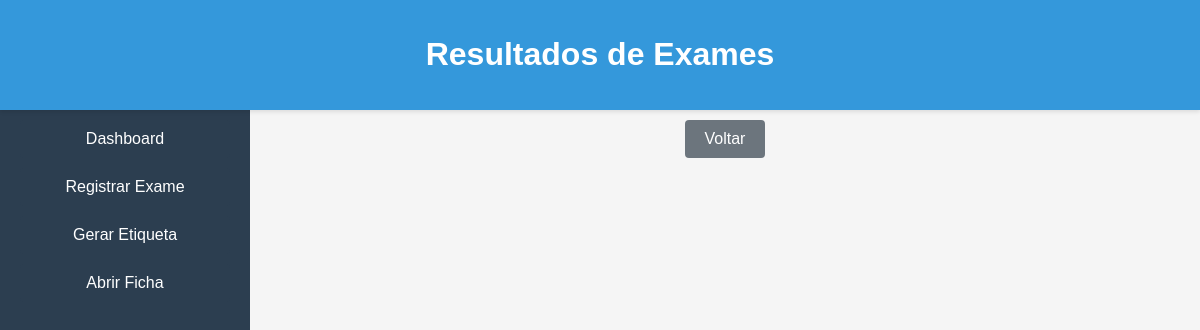
The page /results on the database as committed earlier.
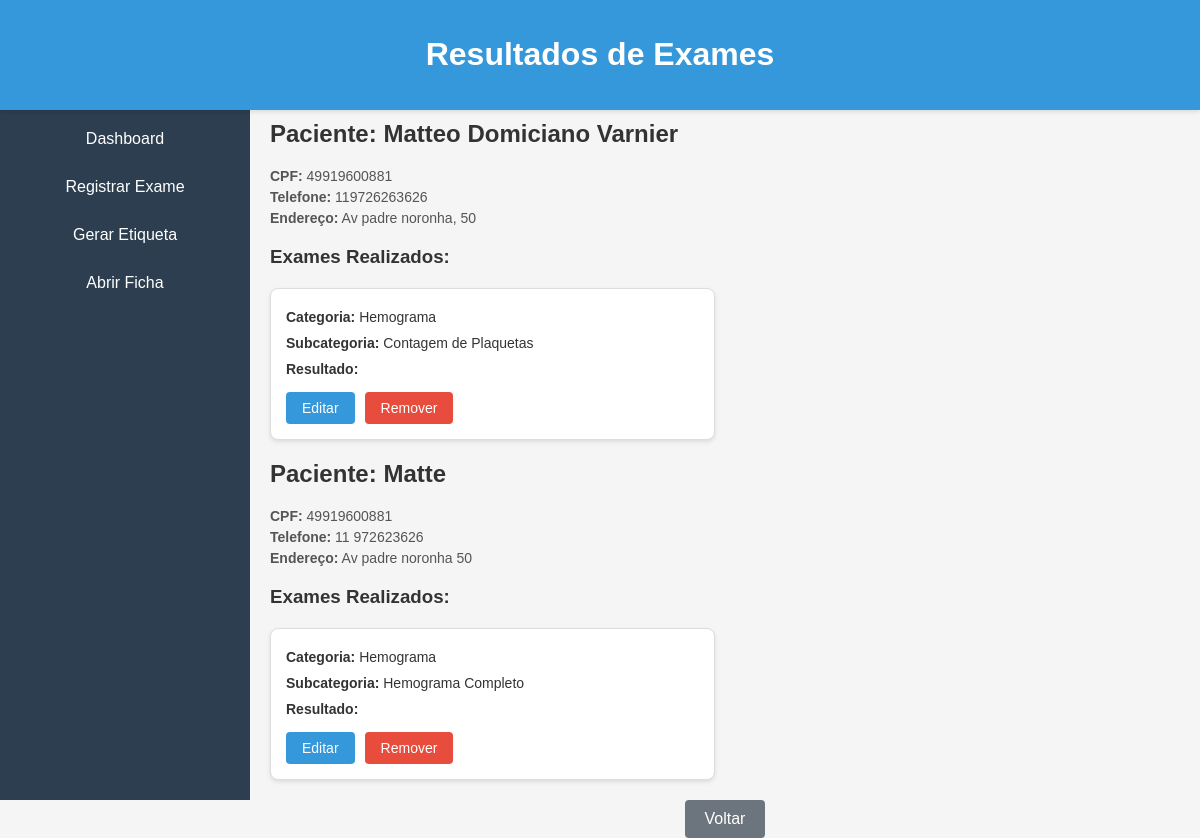
The same page on the database as committed later.
### app/models.py (models this page shows, shortened)
class Exam(db.Model):
    id = db.Column(db.Integer, primary_key=True)
    patient_name= db.Column(db.Integer, db.ForeignKey('user.id'), nullable=False)  # Relação com User
    category = db.Column(db.String(100), nullable=False)
    subcategory = db.Column(db.String(100), nullable=False)
    result = db.Column(db.String(100), nullable=False)
    details = db.Column(JSON)  # Campo JSON para armazenar os detalhes específicos

class User(db.Model):
    id = db.Column(db.Integer, primary_key=True)
    patient_name = db.Column(db.String(100), nullable=False)
    cpf = db.Column(db.String(14), nullable=False)
    phone = db.Column(db.String(15), nullable=False)
    address = db.Column(db.String(200), nullable=False)
    category = db.Column(db.String(100), nullable=False)
    subcategory = db.Column(db.String(100), nullable=False)

### app/app.py (the view)
@app.route('/results')
def results():
    exams = Exam.query.all()
    grouped_exams = defaultdict(lambda: {"category": None, "exams": [], "patient_info": {}})
    for exam in exams:
        user = User.query.filter_by(patient_name=exam.patient_name).first()
        if user:
            grouped_exams[exam.patient_name]["patient_info"] = {
                "cpf": user.cpf,
                "phone": user.phone,
                "address": user.address
            }
        if not grouped_exams[exam.patient_name]["category"]:
            grouped_exams[exam.patient_name]["category"] = exam.category
        grouped_exams[exam.patient_name]["exams"].append({
            "id": exam.id,
            "subcategory": exam.subcategory,
            "result": exam.result,
            "details": exam.details
        })
    return render_template('result.html', grouped_exams=grouped_exams)

### app/templates/result.html (shortened to what this page needs)
<!DOCTYPE html>
<html lang="pt-BR">
<head>
    <link rel="stylesheet" href="{{ url_for('static', filename='style/results.css') }}">
</head>
<body>
    <div class="sidebar">
        <div class="sidebar-content">
            <div class="sidebar-box">
                <a href="{{ url_for('home') }}" class="btn-option">Dashboard</a>
                <a href="{{ url_for('exame') }}" class="btn-option">Registrar Exame</a>
                <a href="{{ url_for('generate_label') }}" class="btn-option">Gerar Etiqueta</a>
                <a href="{{ url_for('client_record_search') }}" class="btn-option">Abrir Ficha</a>
            </div>
        </div>
    </div>
    <div class="fixed-header">
        <h1>Resultados de Exames</h1>
    </div>
    <div class="results-container">
        {% for patient_name, data in grouped_exams.items() %}
            <div class="patient-card">
                <h2>Paciente: {{ patient_name }}</h2>
                <div class="patient-info">
                    <p><strong>CPF:</strong> {{ data.patient_info.cpf }}</p>
                    <p><strong>Telefone:</strong> {{ data.patient_info.phone }}</p>
                    <p><strong>Endereço:</strong> {{ data.patient_info.address }}</p>
                </div>
                <h3>Exames Realizados:</h3>
                <div class="exams-list">
                    {% for exam in data.exams %}
                        <div class="exam-card">
                            <div class="exam-line">
                                <p><strong>Categoria:</strong> {{ data.category }}</p>
                            </div>
                            <div class="exam-line">
                                <p><strong>Subcategoria:</strong> {{ exam.subcategory }}</p>
                            </div>
                            <div class="exam-line">
                                <p><strong>Resultado:</strong> {{ exam.result }}</p>
                            </div>
                            <div class="exam-actions">
                                <a href="{{ url_for('edit_exam', exam_id=exam.id) }}" class="btn-edit">Editar</a>
                                <form action="{{ url_for('delete_exam', exam_id=exam.id) }}" method="POST" style="display: inline;">
                                    <button type="submit" class="btn-delete">Remover</button>
                                </form>
                            </div>
                        </div>
                    {% endfor %}
                </div>
            </div>
        {% endfor %}
    </div>
    <button onclick="goBack()" class="btn-back">Voltar</button>
</body>
</html>

### app/static/style/results.css (style rules this page uses)
body { font-family: 'Arial', sans-serif; background-color: #f5f5f5; color: #333; margin: 0; padding: 0; padding-top: 80px; padding-left: 250px; }
.sidebar { width: 250px; height: 100vh; background-color: #2c3e50; color: white; position: fixed; top: 0; left: 0; z-index: 1000; overflow-y: auto; overflow-x: hidden; transition: left 0.3s ease; }
.sidebar-content { padding: 20px; padding-top: 70px; margin-top: 50px; }
.sidebar-box .btn-option { display: block; background-color: #2c3e50; color: white; padding: 10px; border: none; border-radius: 4px; text-align: center; margin-bottom: 10px; text-decoration: none; font-size: 16px; position: relative; overflow: hidden; }
.sidebar-box .btn-option::after { content: ""; position: absolute; left: 0; bottom: 0; width: 0; height: 2px; background-color: white; transition: width 0.3s ease-out; }
.exam-actions { margin-top: 15px; display: flex; gap: 10px; }
.btn-edit { background-color: #3498db; color: white; padding: 8px 16px; border: none; border-radius: 4px; text-decoration: none; font-size: 14px; cursor: pointer; }
.btn-delete { background-color: #e74c3c; color: white; padding: 8px 16px; border: none; border-radius: 4px; font-size: 14px; cursor: pointer; }
.fixed-header { position: fixed; top: 0; left: 0; width: 100%; background-color: #3498db; color: white; padding: 15px 0; text-align: center; box-shadow: 0 2px 4px rgba(0, 0, 0, 0.1); z-index: 1000; }
.results-container { padding: 20px; }
.patient-info { margin-bottom: 20px; }
.patient-info p { margin: 5px 0; font-size: 14px; color: #555; }
.exams-list { margin-top: 20px; display: grid; grid-template-columns: repeat(auto-fill, minmax(300px, 1fr)); gap: 20px; }
.exam-card { background-color: #ffffff; border: 1px solid #ddd; border-radius: 8px; padding: 15px; box-shadow: 0 2px 4px rgba(0, 0, 0, 0.1); }
.exam-line { margin-bottom: 10px; }
.exam-line p { margin: 5px 0; font-size: 14px; color: #333; }
.btn-back { background-color: #6c757d; color: white; padding: 10px 20px; border: none; border-radius: 4px; font-size: 16px; cursor: pointer; margin: 0 auto; display: block; width: fit-content; text-align: center; }

Rows that differ between the two databases and show on the page:
added Exam: patient_name "Matteo Domiciano Varnier", patient_info.cpf "49919600881", patient_info.phone "119726263626", patient_info.address "Av padre noronha, 50", category "Hemograma", subcategory "Contagem de Plaquetas"
added Exam: patient_name "Matte", patient_info.cpf "49919600881", patient_info.phone "11 972623626", patient_info.address "Av padre noronha 50", category "Hemograma", subcategory "Hemograma Completo"
